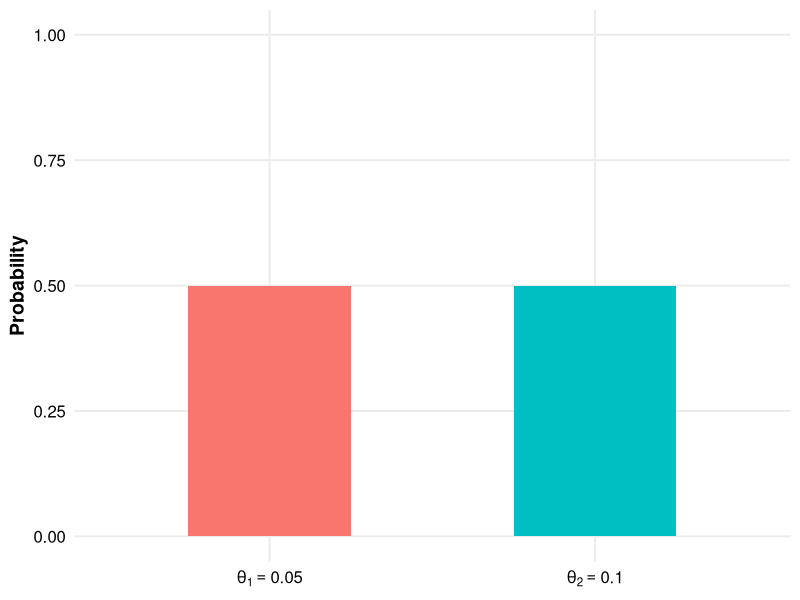
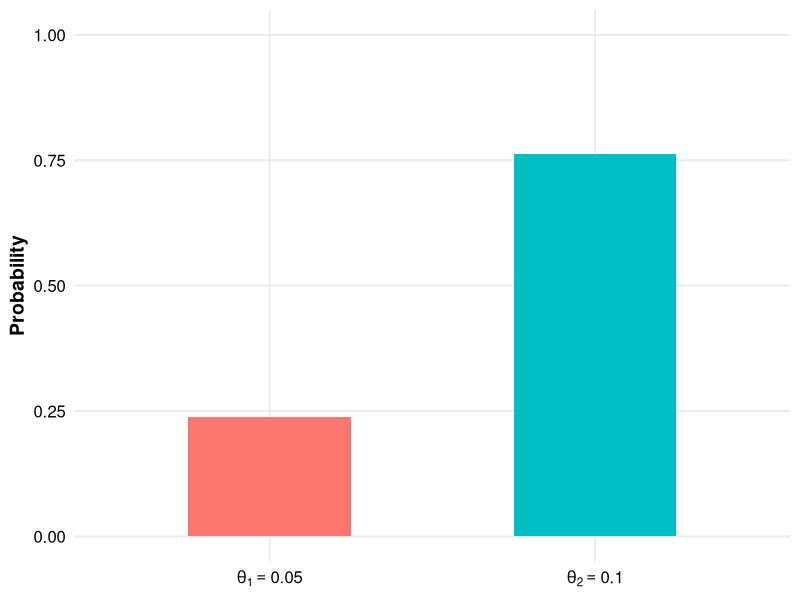

Write the R code that produced these figures, in order.
## ---- chunk 1
# Load ggplot2 package
library(ggplot2)

# Create the data
data <- data.frame(
  theta = factor(c("theta[1] == 0.05", "theta[2] == 0.10"),
                 levels = c("theta[1] == 0.05", "theta[2] == 0.10")),
  probability = c(0.5, 0.5)
)

# Create the bar plot
ggplot(data, aes(x = theta, y = probability, fill = theta)) +
  geom_bar(stat = "identity", width = 0.5) +
  scale_x_discrete(labels = c(expression(theta[1] == 0.05),
                              expression(theta[2] == 0.10))) +
  scale_y_continuous(name = "Probability", limits = c(0, 1)) +
  labs(x = NULL, y = "Probability") +
  theme_minimal(base_size = 14) +
  theme(
    legend.position = "none",
    panel.grid.minor = element_blank(),
    axis.text = element_text(size = 12, color = "black"),
    axis.title.y = element_text(size = 14, face = "bold")
  )
## ---- chunk 2
# Load ggplot2 package
library(ggplot2)

# Create the data
data <- data.frame(
  theta = factor(c("theta[1] == 0.05", "theta[2] == 0.10"),
                 levels = c("theta[1] == 0.05", "theta[2] == 0.10")),
  probability = c(0.2387, 0.7613)
)

# Create the bar plot
ggplot(data, aes(x = theta, y = probability, fill = theta)) +
  geom_bar(stat = "identity", width = 0.5) +
  scale_x_discrete(labels = c(expression(theta[1] == 0.05),
                              expression(theta[2] == 0.10))) +
  scale_y_continuous(name = "Probability", limits = c(0, 1)) +
  labs(x = NULL, y = "Probability") +
  theme_minimal(base_size = 14) +
  theme(
    legend.position = "none",
    panel.grid.minor = element_blank(),
    axis.text = element_text(size = 12, color = "black"),
    axis.title.y = element_text(size = 14, face = "bold")
  )
